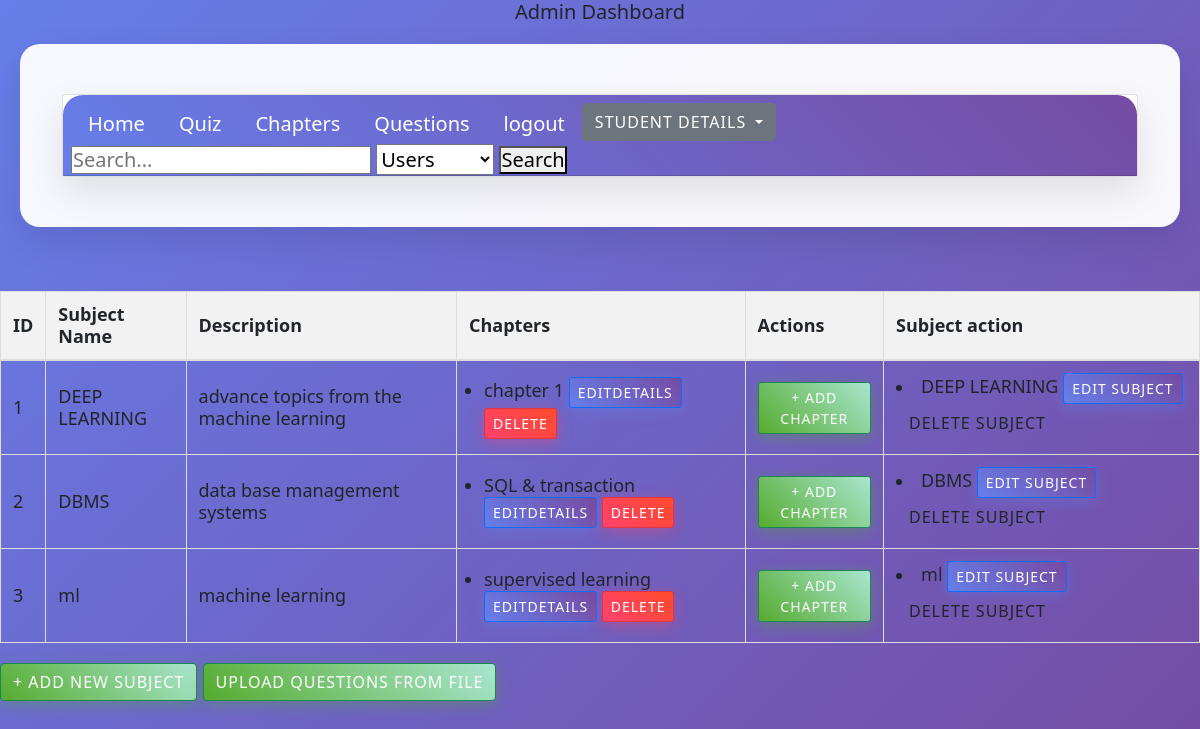
The page /adminhome on the database its author committed.
### controllers/models.py (models this page shows)
class Subjects(db.Model):
    __tablename__= 'subjects'
    subject_id=db.Column(db.Integer,primary_key=True,autoincrement=True)
    subject_name=db.Column(db.String,nullable=False)
    description=db.Column(db.String,nullable=False)
    chapters = db.relationship('Chapters', backref='subject', lazy=True)

class Chapters(db.Model):
    __tablename__= 'chapters'
    chaoter_id=db.Column(db.Integer,primary_key=True,autoincrement=True)
    subject_id = db.Column(db.Integer, db.ForeignKey('subjects.subject_id'), nullable=False)
    chapter_name=db.Column(db.String,nullable=False)
    description=db.Column(db.String,nullable=False)
    questions = db.relationship('Questions', backref='chapter', lazy=True)
    quizzes = db.relationship('QuizDetails', backref='chapter', lazy=True)

### main.py (the view)
@app.route('/adminhome')
def adminhome():
    subjects = Subjects.query.all()
    chapters = Chapters.query.all()
    return render_template('adminhome.html',
                           subjects=subjects,
                           chapters=chapters)

### templates/adminhome.html (shortened to what this page needs)
<!DOCTYPE html>
<html>
  <head>
    <link rel="stylesheet" href="/static/style.css">
    <link href="https://cdn.jsdelivr.net/npm/bootstrap@5.0.2/dist/css/bootstrap.min.css" rel="stylesheet">
    <h5 style="text-align:center">Admin Dashboard<h5>
  </head>
  <header>
    <div id="canvas">
      <div class="container">
        <div class="card text-center">
          <div class="card-header">
            <ul class="nav nav-tabs card-header-tabs">
              <li class="nav-item">
                <a class="nav-link" href="/adminhome">Home</a>
              </li>
              <li class="nav-item">
                <a class="nav-link" href="/quiz">Quiz</a>
              </li>
              <li class="nav-item">
                <a class="nav-link" href="/chapters">Chapters</a>
              </li>
              <li class="nav-item">
                <a class="nav-link" href="/questions">Questions</a>
              </li>
              <li class="nav-item">
                <a class="nav-link" href="/logout">logout</a>
            </li>
              <div class="dropdown">
                <button class="btn btn-secondary dropdown-toggle" type="button" data-bs-toggle="dropdown" aria-expanded="false">
                  Student Details
                </button>
              </div>
              <form class="admin-search" action="{{ url_for('admin_search') }}" method="GET">
                <input type="text" name="query" placeholder="Search...">
                <select name="type">
                  <option value="users">Users</option>
                </select>
                <button type="submit">Search</button>
              </form>
            </ul>
          </div>
        </div>
      </div>
    </div>
  </header>
  <body>
    <br>
    <div class="main">
      <table style="width: 100%; border-collapse: collapse; margin: 20px 0; font-size: 18px; text-align: left;">
        <thead>
            <tr style="background-color: #f2f2f2; border-bottom: 2px solid #ddd;">
                <th style="padding: 12px; border: 1px solid #ddd;">ID</th>
                <th style="padding: 12px; border: 1px solid #ddd;">Subject Name</th>
                <th style="padding: 12px; border: 1px solid #ddd;">Description</th>
                <th style="padding: 12px; border: 1px solid #ddd;">Chapters</th>
                <th style="padding: 12px; border: 1px solid #ddd;">Actions</th>
                <th style="padding: 12px; border: 1px solid #ddd;">Subject action</th>
            </tr>
        </thead>
        <tbody>
            {% for subject in subjects %}
            <tr style="border-bottom: 1px solid #ddd;">
                <td style="padding: 12px; border: 1px solid #ddd;">{{ subject.subject_id }}</td>
                <td style="padding: 12px; border: 1px solid #ddd;">{{ subject.subject_name }}</td>
                <td style="padding: 12px; border: 1px solid #ddd;">{{ subject.description }}</td>
                <td style="padding: 12px; border: 1px solid #ddd;">
                    <ul style="padding-left: 15px; margin: 0;">
                       {% for chapter in subject.chapters %}
                        <li>{{ chapter.chapter_name }}
                            <a href="/edit_chapter/{{ chapter.chaoter_id }}" class="btn btn-sm btn-primary">Edit{{entity}}details</a>
                            <a href="/delete_chapter/{{ chapter.chaoter_id }}" class="btn btn-sm btn-danger">Delete</a>
                        </li>
                        {% else %}
                        <li>No chapters added yet.</li>
                        {% endfor %}
                    </ul>
                </td>
                <td style="padding: 12px; border: 1px solid #ddd;">
                    <a href="/add_chapter" class="btn btn-sm btn-success">+ Add Chapter</a>
                </td>
                <td style="padding:12px;border:1px solid #ddd;">
                  <li>{{subject.subject_name}}
                    <a href="/edit_subject/{{subject.subject_id}}" class="btn btn-sm btn-primary">Edit subject</a>
                    <a href="/delete_subject/{{subject.subject_id}}" class='btn'>delete subject</a>
                  </li>
                </td>
            </tr>
            {% endfor %}
        </tbody>
      </table>
      <a href="add_subject" class="btn btn-success">+ Add New Subject</a>
                <a href="/upload_questions" class="btn btn-success">Upload Questions from File</a>
    </div>
  </body>
</html>

### static/style.css (style rules this page uses)
* { margin: 0; padding: 0; box-sizing: border-box; }
body { font-family: 'Segoe UI', Tahoma, Geneva, Verdana, sans-serif; background: linear-gradient(135deg, #667eea 0%, #764ba2 100%); min-height: 100vh; color: #333; }
.container { max-width: 1200px; margin: 0 auto; padding: 20px; }
.nav-link { color: #fff !important; }
.card { background: rgba(255, 255, 255, 0.95); border: none; border-radius: 20px; box-shadow: 0 15px 35px rgba(0, 0, 0, 0.1); backdrop-filter: blur(10px); transition: transform 0.3s ease, box-shadow 0.3s ease; }
.card-header { background: linear-gradient(45deg, #667eea, #764ba2); color: white; border-radius: 20px 20px 0 0 !important; padding: 20px; border: none; }
.btn { border-radius: 25px; padding: 12px 30px; font-weight: 500; border: none; transition: all 0.3s ease; text-transform: uppercase; letter-spacing: 1px; }
.btn-primary { background: linear-gradient(45deg, #667eea, #764ba2); box-shadow: 0 4px 15px rgba(102, 126, 234, 0.4); }
.btn-success { background: linear-gradient(45deg, #56ab2f, #a8e6cf); box-shadow: 0 4px 15px rgba(86, 171, 47, 0.4); }
.btn-danger { background: linear-gradient(45deg, #ff416c, #ff4b2b); box-shadow: 0 4px 15px rgba(255, 65, 108, 0.4); }
#canvas, #canva { border-radius: 20px; border: none; padding: 30px; margin: 20px; background: rgba(255, 255, 255, 0.95); box-shadow: 0 15px 35px rgba(0, 0, 0, 0.1); }

### rows shown on the page
Subjects: subject_id "1", subject_name "DEEP LEARNING", description "advance topics from the machine learning"
Chapters: chapter_name "chapter 1"
Subjects: subject_id "2", subject_name "DBMS", description "data base management systems"
Chapters: chapter_name "SQL & transaction"
Subjects: subject_id "3", subject_name "ml", description "machine learning"
Chapters: chapter_name "supervised learning"
